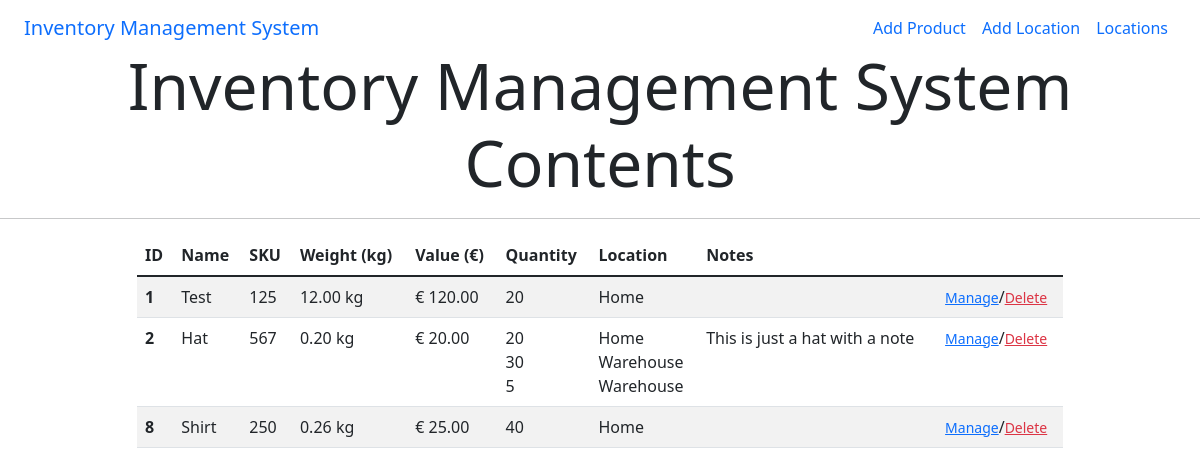
Before: / with the older database file.
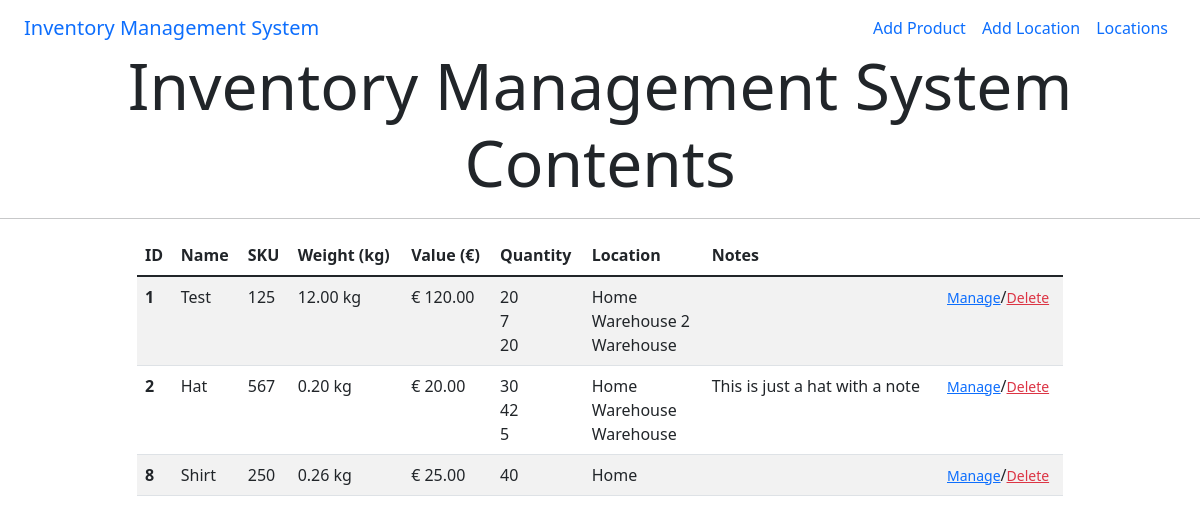
After: the same page with the newer database file.
### products/models.py (models this page shows, shortened)
class Product(models.Model):
    SKU = models.IntegerField(default=0)
    name = models.CharField(max_length=254)
    weight = models.DecimalField(max_digits=8, decimal_places=2)
    value = models.DecimalField(max_digits=8, decimal_places=2)
    notes = models.TextField(null=True, blank=True)

class Inventory(models.Model):
    class Meta:
        verbose_name_plural = 'Inventory'
    product = models.ForeignKey('Product', on_delete=models.CASCADE)
    quantity = models.IntegerField(default=0)
    location = models.ForeignKey('Location', on_delete=models.PROTECT)

class Location(models.Model):
    name = models.CharField(max_length=254)
    address_line_1 = models.CharField(max_length=254)
    address_line_2 = models.CharField(max_length=254, null=True, blank=True)
    address_line_3 = models.CharField(max_length=254, null=True, blank=True)
    county = models.CharField(max_length=254, default='county')
    postcode = models.CharField(max_length=254, default='postcode')
    country = models.CharField(max_length=254, default='country')
    def __str__(self):
        return self.name

### products/views.py (the view)
# urls.py: path('', views.index, name='home'),
def index(request):
    products = Product.objects.all()
    locations = Location.objects.all()
    inventory = Inventory.objects.all()
    context = {
        'products': products,
        'locations': locations,
        'inventory': inventory,
    }
    return render(request, 'products/index.html', context)

### products/templates/products/index.html
{% extends "base.html" %}
{% load static %}
{% block content %}
<h3 class="text-center mt-1 display-3">Inventory Management System Contents</h3>
<hr>
<div class="container">
    <div class="row justify-content-center">
        <div class="col-12 col-lg-10">
            <table class="table table-striped">
                <thead>
                <tr>
                    <th scope="col">ID</th>
                    <th scope="col">Name</th>
                    <th scope="col">SKU</th>
                    <th scope="col">Weight (kg)</th>
                    <th scope="col">Value (€)</th>
                    <th scope="col">Quantity</th>
                    <th scope="col">Location</th>
                    <th scope="col">Notes</th>
                </tr>
                </thead>
                <tbody>
                    {% for p in products %}
                    <tr>
                        <th scope="row">{{ p.id }}</th>
                        <td>{{ p.name }}</td>
                        <td>{{ p.SKU }}</td>
                        <td>{{ p.weight }} kg</td>
                        <td>€ {{ p.value }}</td>
                        <td>
                        {% for i in inventory %}
                            {% if i.product.id is p.id %}
                                {{ i.quantity }}
                                <br>
                            {% endif %}
                        {% endfor %}
                        </td>
                        <td>
                            {% for i in inventory %}
                                {% if i.product.id is p.id %}
                                    {{ i.location }}
                                    <br>
                                {% endif %}
                            {% endfor %}
                            </td>
                        <td>{{ p.notes }}</td>
                        <td><a class="text-primary" href="{% url 'edit_product' p.id %}"><small>Manage</small></a>/<a class="text-danger"><small>Delete</small></a></td>
                    </tr>
                    {% endfor %}
                </tbody>
            </table>
        </div>
    </div>
</div>
{% endblock %}

Changed rows visible on the page:
added Inventory: quantity "7", location "Warehouse 2", shown under Product "Test"
added Inventory: quantity "20", location "Warehouse", shown under Product "Test"
changed Inventory (number 4 of 7 on the later page): quantity "20" → "30"
changed Inventory (number 5 of 7 on the later page): quantity "30" → "42"
